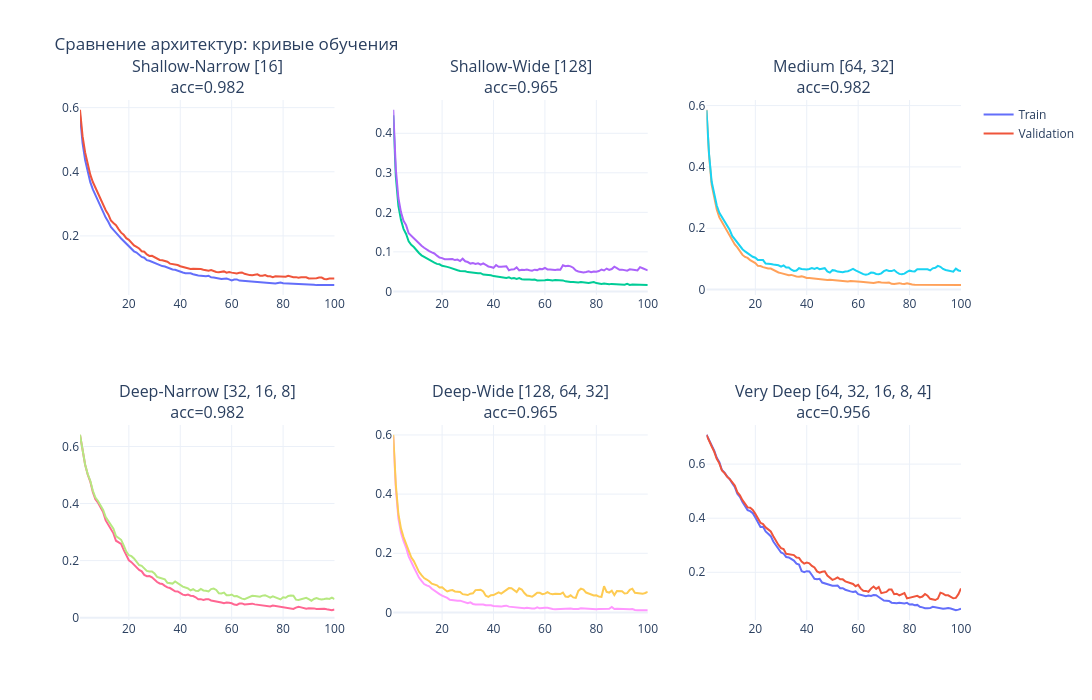

Here is the notebook cell this chart was saved with:
### Markdown cell above
Что показывает: train loss и validation loss для каждой архитектуры. Что даёт: позволяет сравнить стабильность обучения и склонность моделей к переобучению.

### Code cell
names_list = list(results.keys())
fig = make_subplots(rows=ARCHITECTURE_GRID_ROWS, cols=ARCHITECTURE_GRID_COLS, subplot_titles=[
    f'{name}<br>acc={results[name]["test_acc"]:.3f}' for name in names_list
])
for i, name in enumerate(names_list):
    row, col = i // ARCHITECTURE_GRID_COLS + 1, i % ARCHITECTURE_GRID_COLS + 1
    h = results[name]['history']
    epochs = list(range(1, len(h['train_loss']) + 1))
    fig.add_trace(go.Scatter(x=epochs, y=h['train_loss'], name='Train',
                             showlegend=(i == 0)), row=row, col=col)
    fig.add_trace(go.Scatter(x=epochs, y=h['val_loss'], name='Validation',
                             showlegend=(i == 0)), row=row, col=col)
fig.update_layout(title='Сравнение архитектур: кривые обучения',
                  template=PLOT_TEMPLATE,
                  height=ARCHITECTURE_CURVES_SIZE[1],
                  width=ARCHITECTURE_CURVES_SIZE[0])
fig.show()
